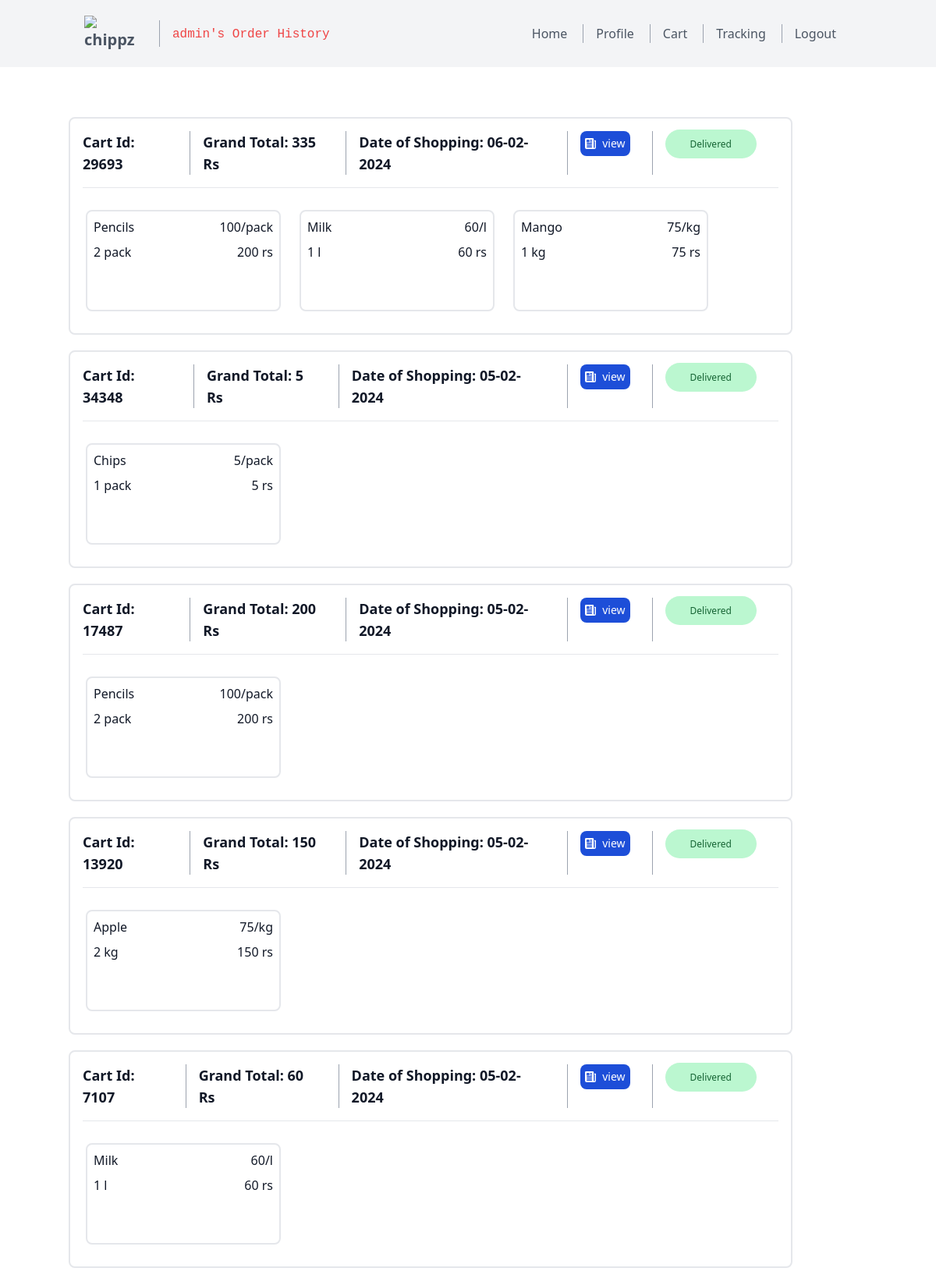
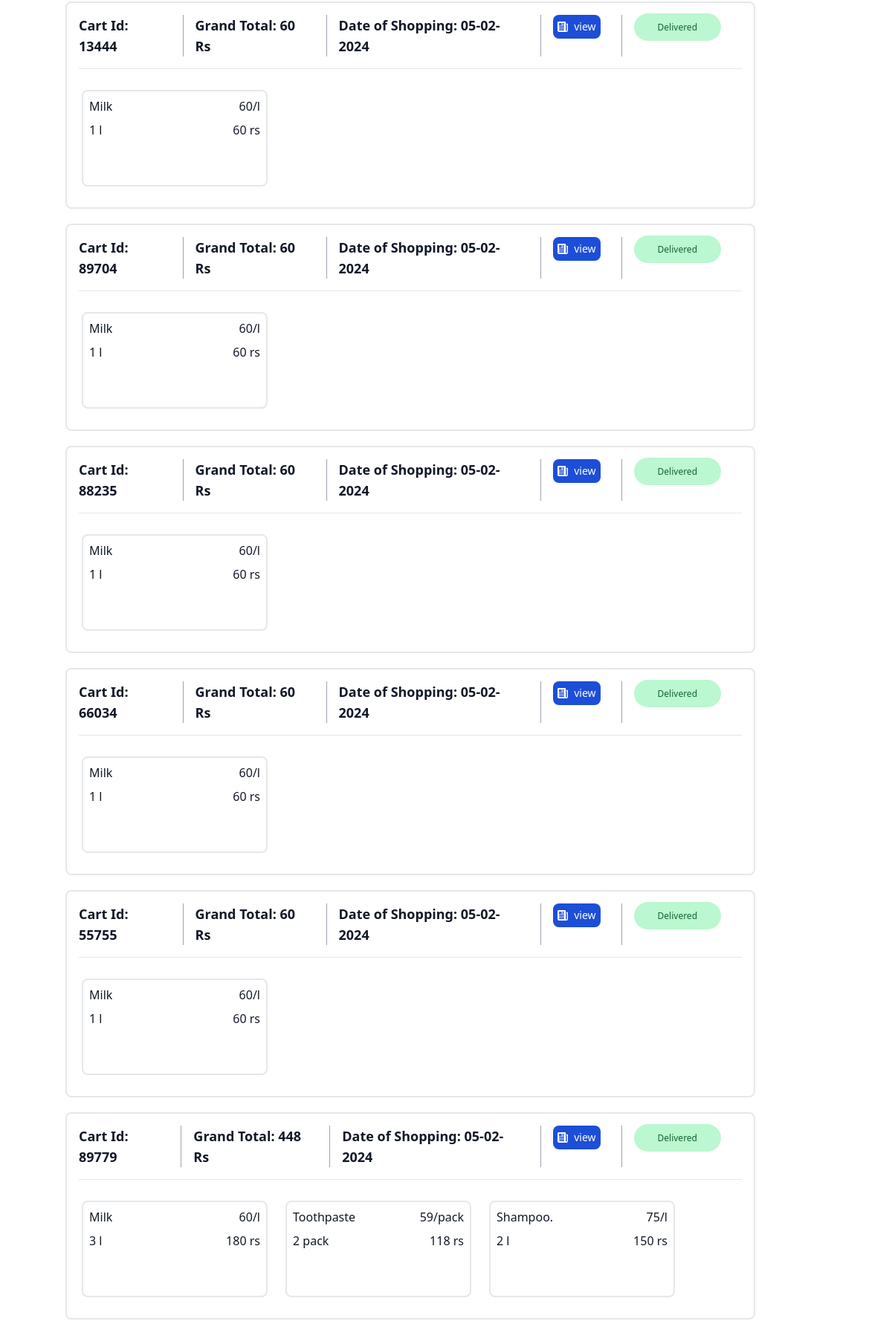
/order (signed in, upper part), run on the app's committed database (2 pictures, top to bottom).
### models.py (models this page shows, shortened)
class User(db.Model):
    __TableName__ = 'user'
    userid = db.Column(db.Integer, primary_key=True, autoincrement=True, nullable=False, unique=True)
    uname = db.Column(db.String(20), nullable=False, unique=True)
    passhash = db.Column(db.String(1024), nullable=False)
    profileid = db.Column(db.String(1024), nullable=False)
    role = db.Column(db.String(10), nullable=False)
    @property
    def password(self):
        raise AttributeError('Password is not a readable attribute')

class Order(db.Model):
    __TableName__ = 'order'
    orderid = db.Column(db.Integer, primary_key=True, autoincrement=True, nullable=False, unique=True)
    userid = db.Column(db.Integer, db.ForeignKey('user.userid'), nullable=False)
    productid = db.Column(db.Integer, nullable=False)
    quantity = db.Column(db.Integer, nullable=False)
    dateoftransaction = db.Column(db.DateTime, nullable=False)
    cartid = db.Column(db.Integer, nullable=False)
    productname = db.Column(db.String(20), nullable=False)
    categoryname = db.Column(db.String(50), nullable=False)
    rateperunit = db.Column(db.Float, nullable=False)
    unit= db.Column(db.String(20), nullable=False)
    amount = db.Column(db.Float, nullable=False)
    categoryid = db.Column(db.Integer, nullable=False)
    delivery_status = db.Column(db.Integer, nullable=False, default=0)

### routes.py (the view)
@app.route('/order')
@auth_required
def order():
    orders = Order.query.filter_by(userid=session['user_id']).all()
    distinct_carts = Order.query.with_entities(Order.cartid).filter_by(userid=session['user_id']).distinct().all()
    cart_ids = [row[0] for row in distinct_carts]
    orders = []
    orders1=[]
    grand=0
    for item in cart_ids:
        for order in Order.query.filter_by(cartid=item).all():
            product_details = Product.query.filter_by(productid=order.productid).first()
            grand=grand+order.rateperunit * order.quantity
            orders.append({
                'productid': order.productid,
                'productname': order.productname,
                'categoryname': order.categoryname,
                'rateperunit': order.rateperunit,
                'unit': order.unit,
                'quantity': order.quantity,
                'amount': order.rateperunit * order.quantity,
                'dateoftransaction':order.dateoftransaction,
                'cartid':order.cartid,
                'grand':grand,
                'delivery':order.delivery_status
            })
        orders1.append(orders)
        grand=0
        orders=[]
    return render_template('order.html', orders=orders1, nav="order", user=User.query.filter_by(userid=session['user_id']).first())

### routes.py (called while the page is built)
def auth_required(func):
    @wraps(func)
    def inner(*args, **kwargs):
        if 'user_id' not in session:
            flash('Please login to continue')
            return redirect(url_for('login'))
        return func(*args, **kwargs)
    return inner

### templates/order.html (shortened to what this page needs)
{% extends 'layout.html' %}
{% block content %}
{%if orders|length == 0%}
    <div class="container px-12 py-24 mx-10">
        <div class="component1 border-gray-200 rounded-lg p-4 flex mb-4">
            <div style="flex: 25%; display: flex; justify-content: center; align-items: center;">
                <h2 class="text-sm tracking-widest title-font mb-1 font-medium " style="font-weight: bold;">You Have Not Ordered Anything Yet!</h2>
            </div>
        </div>
    </div>
{%else%}
<div class="container px-12 py-16 mx-10  ">
{% for order in orders|reverse%}
<div class="component1 border-2 border-gray-200 rounded-lg p-4" style="margin-bottom:20px">
    <div class="flex text-2xl text-gray-900 pb-4 mb-4 border-b border-gray-200 leading-none">
        <div class="font-bold text-lg mr-5">Cart Id: {{(order[0].cartid)}}</div>
        <div class="font-bold text-lg mr-5  md:pl-4 md:border-l md:border-gray-400">Grand Total: {{order[-1].grand}} Rs</div>
        <div class="font-bold text-lg mr-5  md:pl-4 md:border-l md:border-gray-400">Date of Shopping: {{ order[0].dateoftransaction.strftime('%d-%m-%Y') }}</div>
        <div class="font-bold text-lg mr-5  md:pl-4 md:border-l md:border-gray-400">
            <a href="{{url_for('order_success',cartid=order[0].cartid)}}" type="button" class="text-white bg-blue-700 hover:bg-blue-800 focus:ring-4 focus:outline-none focus:ring-blue-300 font-medium rounded-lg text-sm px-1.5 py-1.5 text-center inline-flex items-center me-2 dark:bg-blue-600 dark:hover:bg-blue-700 dark:focus:ring-blue-800">
                view
            </a>
        </div>
        <div class="font-bold text-lg mr-5  md:pl-4 md:border-l md:border-gray-400">
            {%if order[0].delivery==1%}
            <span class="bg-blue-200 text-blue-800 text-xs font-medium me-2 px-8 py-2.5 rounded-full dark:bg-blue-900 dark:text-blue-300"> <a href="{{url_for('delivery_status',cartid=order[0].cartid)}}"> Order Placed</a></span>
            {%elif order[0].delivery==0%}
            <span class="bg-yellow-200 text-yellow-800 text-xs font-medium me-2 px-8 py-2.5 rounded-full dark:bg-yellow-900 dark:text-yellow-300"> <a href="{{url_for('delivery_status',cartid=order[0].cartid)}}"> Pending</a></span>
            {%elif order[0].delivery==2%}
            <span class="bg-purple-200 text-purple-800 text-xs font-medium me-2 px-8 py-2.5 rounded-full dark:bg-purple-900 dark:text-purple-300"> <a href="{{url_for('delivery_status',cartid=order[0].cartid)}}"> Shipped</a></span>
            {%elif order[0].delivery==3%}
            <span class="bg-indigo-200 text-indigo-800 text-xs font-medium me-2 px-8 py-2.5 rounded-full dark:bg-indigo-900 dark:text-indigo-300"> <a href="{{url_for('delivery_status',cartid=order[0].cartid)}}"> Out for Delivery</a></span>
            {%elif order[0].delivery==4%}
            <span class="bg-green-200 text-green-800 text-xs font-medium me-2 px-8 py-2.5 rounded-full dark:bg-green-900 dark:text-green-300"> <a href="{{url_for('delivery_status',cartid=order[0].cartid)}}"> Delivered</a></span>
            {%endif%}
        </div>
    </div>
    {%if order.orderid==[]%}
    <h2 class="text-sm tracking-widest title-font mb-1 font-medium text-center" style="margin-top:20px;">Products in this Category will be Available Soon.</h2>
    {%else%}
            <div class="overflow-x-auto">
        <div class="flex flex-no-wrap -mx-2" >
    {%for product in order%}
            <div class="p-3">
                <div class="border-2 border-gray-200 px-4 py-6 rounded-lg relative h-full w-full" style="height: 130px; width: 250px;">
                    {%if (product.productname)|length>18%}
                        <h2 class="title-font font-medium text-1xl text-gray-900 absolute top-0 left-0 ml-2 mt-2 overflow-auto">{{product.productname[:18]}}...</h2>
                    {%else%}
                        <h2 class="title-font font-medium text-1xl text-gray-900 absolute top-0 left-0 ml-2 mt-2 overflow-auto">{{product.productname}}</h2>
                    {%endif%}
                    <h2 class="title-font font-medium text-1xl text-gray-900 absolute top-0 right-0 mr-2 mt-2">{{product.rateperunit}}/{{product.unit.split('/')[1] }}</h2>
                    <h2 class="title-font font-medium text-1xl text-gray-900 absolute top-8 left-0 ml-2 mt-2 overflow-auto">{{product.quantity}} {{product.unit.split('/')[1] }}</h2>
                    <h2 class="title-font font-medium text-1xl text-gray-900 absolute top-8 right-0 mr-2 mt-2">{{product.amount}} rs</h2>
                </div>
            </div>
    {%endfor%}
    {%endif%}
        </div>
            </div>
</div>
{%endfor%}
</div>
{%endif%}
{% endblock %}

### templates/navbar.html (shortened to what this page needs)
  </head>
<body>
  <header class="text-gray-600 body-font bg-gray-100">
    <div class="container mx-auto flex flex-wrap p-5 flex-col md:flex-row items-center">
        <a class="navbar-brand" href="{{url_for('index')}}" style="font-weight: bold;font-size:15pt"><img src="http://127.0.0.1:5500/templates/gs.png" alt="chippz" class="mx-auto  w-20" /></a>
      <nav class="md:mr-auto md:ml-4 md:py-1 md:pl-4 md:border-l md:border-gray-400	flex flex-wrap items-center text-base justify-center">
        <a class="mr-5 text-red-500">
          {%if nav=="dashboard"%}
            <code>{{user.uname}}'s Dashboard</code>
          {%elif nav=="profile"%}
            <code>{{user.uname}}'s Profile</code>
          {%elif nav=="buy_product"%}
            <code>Buying Product</code>
          {%elif nav=="addtocart"%}
            <code>Adding to Cart</code>
          {%elif nav=="cart"%}
            <code>{{user.uname}}'s Cart</code>
          {%elif nav=="review_product"%}
            <code>Reviewing Product</code>
          {%elif nav=="order"%}
            <code>{{user.uname}}'s Order History</code>
          {%elif nav=="payment"%}
            <code>{{user.uname}}'s Payment</code>
          {%elif nav=="success"%}
            <code>{{user.uname}}'s Payment Success</code>
          {%elif nav=="tracking"%}
            <code>{{user.uname}}'s Tracking Order</code>
          {%else%}
            <code>Login/Sign Up</code>
          {%endif%}
        </a>
      </nav>
      <nav class="md:ml-auto flex flex-wrap items-center text-base justify-center">
        {%if nav=="dashboard"%}
          <a class="mr-5 hover:text-gray-900" href="{{url_for('profile')}}">Profile</a>
          <a class="mr-5 hover:text-gray-900 md:pl-4 md:border-l md:border-gray-400" href="{{url_for('cart')}}">Cart</a>
          <a class="mr-5 hover:text-gray-900 md:pl-4 md:border-l md:border-gray-400" href="{{url_for('order')}}">Orders</a>
          <a class="mr-5 hover:text-gray-900 md:pl-4 md:border-l md:border-gray-400" href="{{url_for('tracking')}}">Tracking</a>
          <a class="mr-5 hover:text-gray-900 md:pl-4 md:border-l md:border-gray-400" href="{{url_for('logout')}}">Logout</a>
        {%elif nav=="order"%}
          <a class="mr-5 hover:text-gray-900" href="{{url_for('index')}}">Home</a>
          <a class="mr-5 hover:text-gray-900 md:pl-4 md:border-l md:border-gray-400" href="{{url_for('profile')}}">Profile</a>
          <a class="mr-5 hover:text-gray-900 md:pl-4 md:border-l md:border-gray-400" href="{{url_for('cart')}}">Cart</a>
          <a class="mr-5 hover:text-gray-900 md:pl-4 md:border-l md:border-gray-400" href="{{url_for('tracking')}}">Tracking</a>
          <a class="mr-5 hover:text-gray-900 md:pl-4 md:border-l md:border-gray-400" href="{{url_for('logout')}}">Logout</a>
        {%else%}
          <a class="mr-5 hover:text-gray-900" href="{{url_for('login')}}">Customer</a>
          <a class="mr-5 hover:text-gray-900 md:pl-4 md:border-l md:border-gray-400" href="{{url_for('login_man')}}">Manager</a>
        {%endif%}
      </nav>
    </div>
  </header>
</body>
</html>

### data on the page
User: uname "admin"
Order: cartid "29693", dateoftransaction "06-02-2024", productname "Pencils", rateperunit "100", unit "pack", quantity "2", amount "200"
Order: productname "Milk", rateperunit "60", unit "l", quantity "1", amount "60"
Order: productname "Mango", rateperunit "75", unit "kg", quantity "1", amount "75"
Order: cartid "34348", dateoftransaction "05-02-2024", productname "Chips", rateperunit "5", unit "pack", quantity "1", amount "5"
Order: cartid "17487", dateoftransaction "05-02-2024", productname "Pencils", rateperunit "100", unit "pack", quantity "2", amount "200"
Order: cartid "13920", dateoftransaction "05-02-2024", productname "Apple", rateperunit "75", unit "kg", quantity "2", amount "150"
Order: cartid "7107", dateoftransaction "05-02-2024", productname "Milk", rateperunit "60", unit "l", quantity "1", amount "60"
Order: cartid "13444", dateoftransaction "05-02-2024", productname "Milk", rateperunit "60", unit "l", quantity "1", amount "60"
Order: cartid "89704", dateoftransaction "05-02-2024", productname "Milk", rateperunit "60", unit "l", quantity "1", amount "60"
Order: cartid "88235", dateoftransaction "05-02-2024", productname "Milk", rateperunit "60", unit "l", quantity "1", amount "60"
Order: cartid "66034", dateoftransaction "05-02-2024", productname "Milk", rateperunit "60", unit "l", quantity "1", amount "60"
Order: cartid "55755", dateoftransaction "05-02-2024", productname "Milk", rateperunit "60", unit "l", quantity "1", amount "60"
Order: cartid "89779", dateoftransaction "05-02-2024", productname "Milk", rateperunit "60", unit "l", quantity "3", amount "180"
Order: productname "Toothpaste", rateperunit "59", unit "pack", quantity "2", amount "118"
Order: productname "Shampoo.", rateperunit "75", unit "l", quantity "2", amount "150"

### other printed values
{{ order[-1].grand }} "335" "5" "200" "150" "60" "60" "60" "60" "60" "60" "448"
